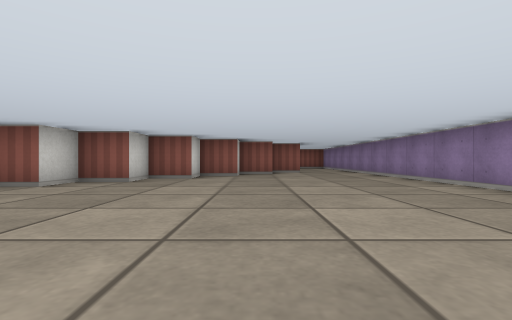
View 1 (above)

17 first-person views from a walk through a cub3D maze. The camera is about half as high as the walls, looks level and sees 85° across. The floor is counted in squares. Each view is taken from the middle of a square. On the plan, view 1 faces up. The plan holds only what a view shows up to about 9 squares ahead; the rest is blank.

View 2
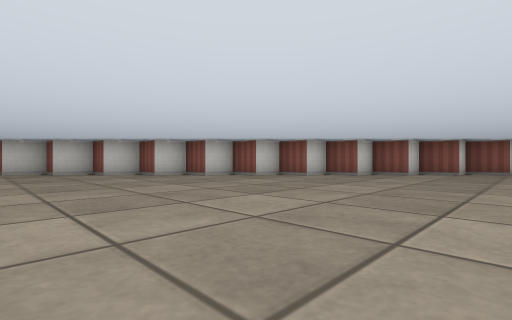

View 3
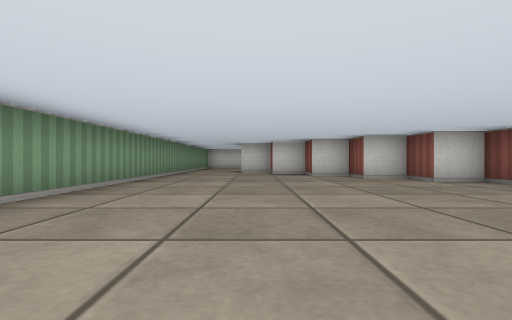

View 4
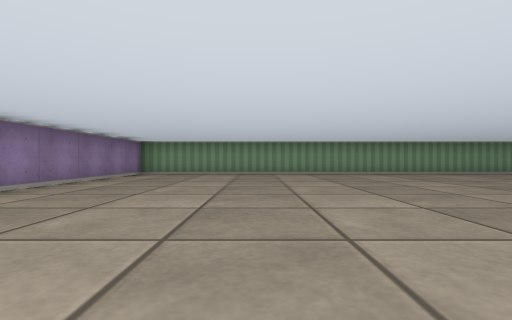

View 5
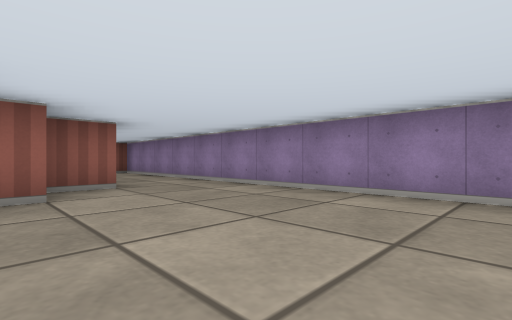

View 6
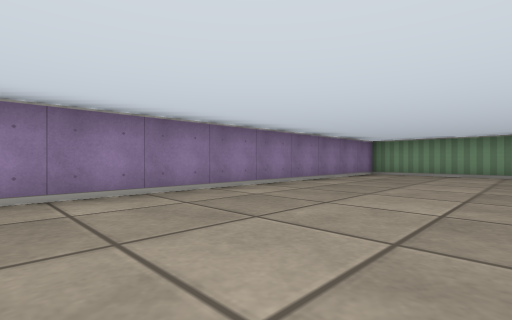

View 7
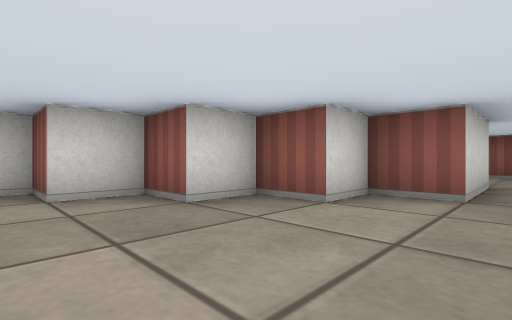

View 8
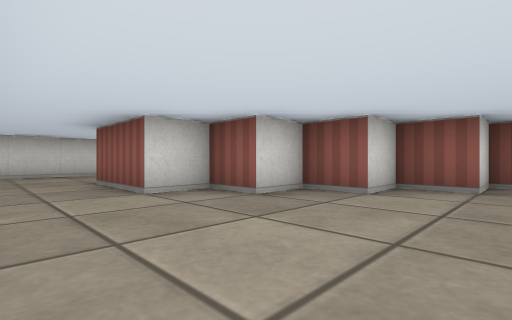

View 9
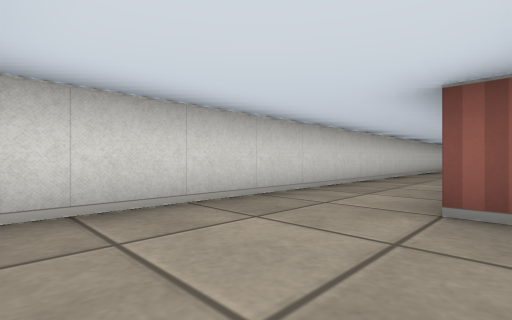

View 10
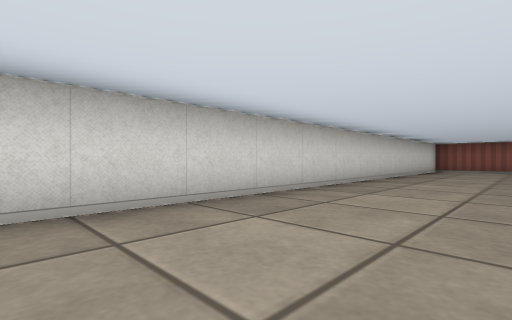

View 11
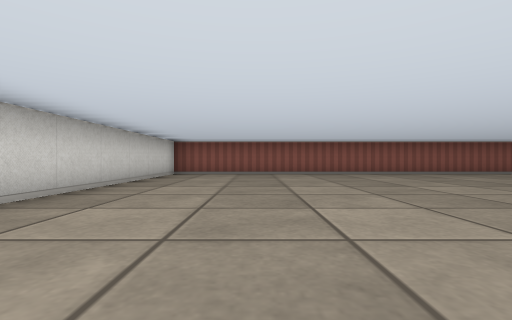

View 12
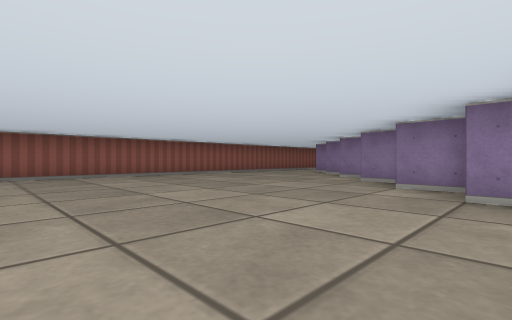

View 13
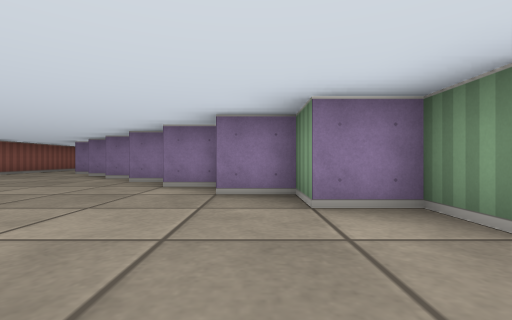

View 14
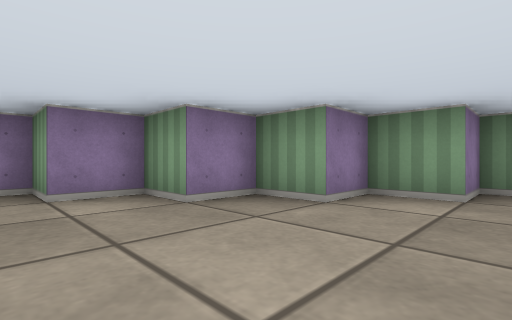

View 15
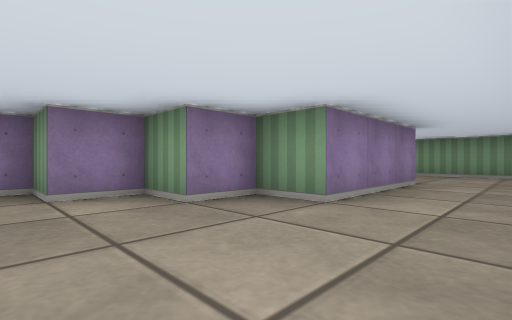

View 16
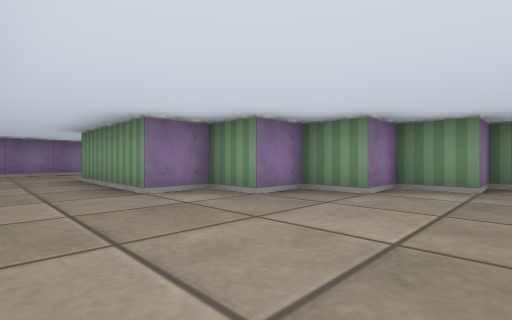

View 17
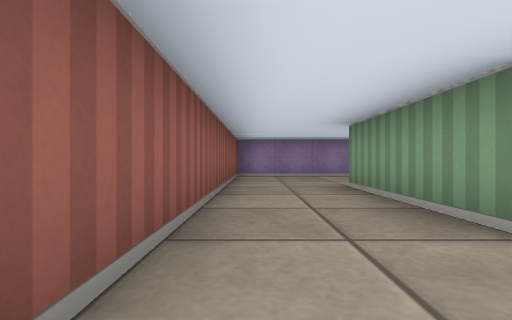

### Floor plan
Ten units are one square. View 1 is at (0, 0); x grows to the right and y downward. Boxes are objects, and circles mark ways between rooms. Rooms are numbered by the first view taken in them; rooms with no view inside come last. Other rooms are left out.
<svg viewBox="-150 -150 190 190">
<path fill="none" stroke="#000" d="M-90 35 35 35 35 -115M15 -115 15 -95 5 -95 5 -85 -5 -85 -5 -75 -15 -75 -15 -65 -25 -65 -25 -55 -35 -55 -35 -45 -45 -45 -45 -35 -55 -35 -55 -25 -65 -25 -65 -15 -75 -15 -75 -5 -85 -5 -85 5 -95 5 -95 15M-65 -76 -65 -85M-55 -85 -55 -95 -45 -95 -45 -105 -35 -105 -35 -115 -25 -115 -25 -125 5 -125M-120 5 -125 5 -125 -25 -115 -25 -115 -35 -105 -35 -105 -45 -95 -45 -95 -55 -85 -55 -85 -65 -75 -65 -75 -75M-95 15 -115 15M35 -115 35 -145 -145 -145 -145 30M-136 35 -116 35"/>
<circle cx="-95" cy="25" r="3" fill="#2a7"/>
<circle cx="25" cy="-120" r="3" fill="#2a7"/>
<text x="-10" y="-20">1</text>
<text x="-90" y="-90">2</text>
</svg>
Room 1 opens to room 2.

Where each view was taken, in squares from view 1:
view 1: 0 up, 0 right, facing up
view 2: 2 down, 1 right, facing up-left
view 3: 1 down, 0 right, facing left
view 4: 5 up, 0 right, facing down
view 5: 5 up, 0 right, facing up-right
view 6: 5 up, 0 right, facing down-right
view 7: 6 up, 2 right, facing up-left
view 8: 3 down, 6 left, facing up-left
view 9: 3 down, 12 left, facing up-left
view 10: 3 up, 12 left, facing up-left
view 11: 6 up, 12 left, facing up
view 12: 7 up, 11 left, facing up-right
view 13: 7 up, 11 left, facing right
view 14: 7 up, 12 left, facing down-right
view 15: 5 up, 14 left, facing down-right
view 16: 14 up, 6 left, facing down-right
view 17: 14 up, 4 left, facing right
